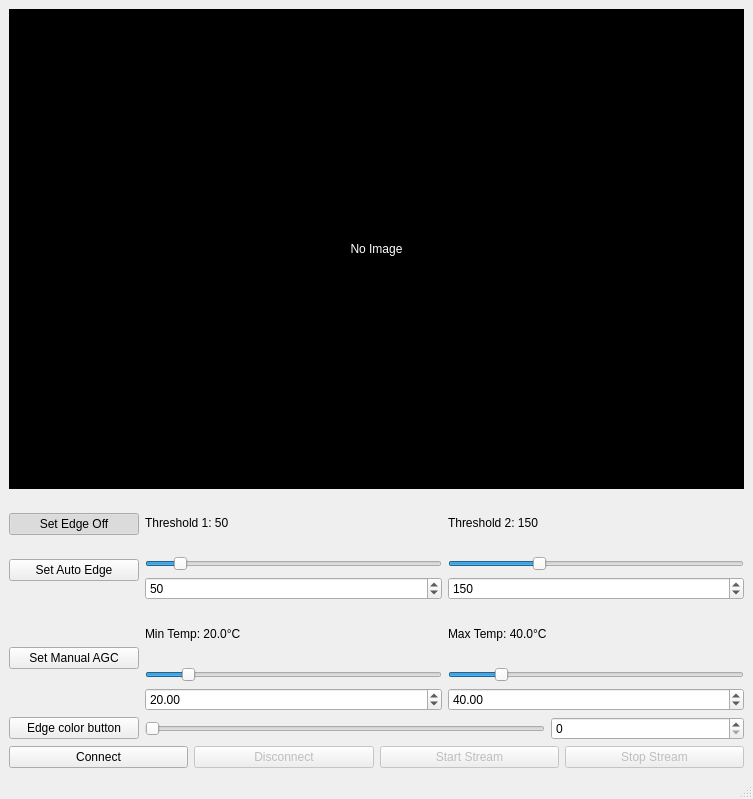
<?xml version="1.0" encoding="UTF-8"?>
<ui version="4.0">
 <class>MainWindow</class>
 <widget class="QMainWindow" name="MainWindow">
  <property name="geometry">
   <rect>
    <x>0</x>
    <y>0</y>
    <width>753</width>
    <height>799</height>
   </rect>
  </property>
  <property name="windowTitle">
   <string>Thermal Camera Viewer</string>
  </property>
  <widget class="QWidget" name="centralwidget">
   <layout class="QVBoxLayout" name="verticalLayout">
    <item>
     <widget class="QLabel" name="image_label">
      <property name="minimumSize">
       <size>
        <width>640</width>
        <height>480</height>
       </size>
      </property>
      <property name="styleSheet">
       <string notr="true">background-color: black; color: white;</string>
      </property>
      <property name="text">
       <string>No Image</string>
      </property>
      <property name="alignment">
       <set>Qt::AlignCenter</set>
      </property>
     </widget>
    </item>
    <item>
     <layout class="QHBoxLayout" name="edge_layout">
      <item>
       <layout class="QVBoxLayout" name="edge_buttons_layout">
        <item>
         <widget class="QPushButton" name="edge_mode_button">
          <property name="minimumSize">
           <size>
            <width>130</width>
            <height>0</height>
           </size>
          </property>
          <property name="text">
           <string>Set Edge Off</string>
          </property>
          <property name="checkable">
           <bool>true</bool>
          </property>
          <property name="checked">
           <bool>true</bool>
          </property>
         </widget>
        </item>
        <item>
         <widget class="QPushButton" name="edge_auto_manual_button">
          <property name="minimumSize">
           <size>
            <width>130</width>
            <height>0</height>
           </size>
          </property>
          <property name="text">
           <string>Set Auto Edge</string>
          </property>
          <property name="checkable">
           <bool>true</bool>
          </property>
         </widget>
        </item>
       </layout>
      </item>
      <item>
       <layout class="QVBoxLayout" name="t1_layout">
        <item>
         <widget class="QLabel" name="t1_label">
          <property name="text">
           <string>Threshold 1: 50</string>
          </property>
         </widget>
        </item>
        <item>
         <widget class="QSlider" name="t1_slider">
          <property name="maximum">
           <number>500</number>
          </property>
          <property name="value">
           <number>50</number>
          </property>
          <property name="orientation">
           <enum>Qt::Horizontal</enum>
          </property>
         </widget>
        </item>
        <item>
         <widget class="QSpinBox" name="t1_spinbox">
          <property name="maximum">
           <number>500</number>
          </property>
          <property name="value">
           <number>50</number>
          </property>
         </widget>
        </item>
       </layout>
      </item>
      <item>
       <layout class="QVBoxLayout" name="t2_layout">
        <item>
         <widget class="QLabel" name="t2_label">
          <property name="text">
           <string>Threshold 2: 150</string>
          </property>
         </widget>
        </item>
        <item>
         <widget class="QSlider" name="t2_slider">
          <property name="maximum">
           <number>500</number>
          </property>
          <property name="value">
           <number>150</number>
          </property>
          <property name="orientation">
           <enum>Qt::Horizontal</enum>
          </property>
         </widget>
        </item>
        <item>
         <widget class="QSpinBox" name="t2_spinbox">
          <property name="maximum">
           <number>500</number>
          </property>
          <property name="value">
           <number>150</number>
          </property>
         </widget>
        </item>
       </layout>
      </item>
     </layout>
    </item>
    <item>
     <layout class="QHBoxLayout" name="agc_layout">
      <item>
       <widget class="QPushButton" name="agc_mode_button">
        <property name="minimumSize">
         <size>
          <width>130</width>
          <height>0</height>
         </size>
        </property>
        <property name="text">
         <string>Set Manual AGC</string>
        </property>
        <property name="checkable">
         <bool>true</bool>
        </property>
       </widget>
      </item>
      <item>
       <layout class="QVBoxLayout" name="agc_min_layout">
        <item>
         <widget class="QLabel" name="agc_min_label">
          <property name="text">
           <string>Min Temp: 20.0°C</string>
          </property>
         </widget>
        </item>
        <item>
         <widget class="QSlider" name="agc_min_slider">
          <property name="minimum">
           <number>-500</number>
          </property>
          <property name="maximum">
           <number>5000</number>
          </property>
          <property name="value">
           <number>200</number>
          </property>
          <property name="orientation">
           <enum>Qt::Horizontal</enum>
          </property>
         </widget>
        </item>
        <item>
         <widget class="QDoubleSpinBox" name="agc_min_spinbox">
          <property name="minimum">
           <double>-50.000000000000000</double>
          </property>
          <property name="maximum">
           <double>500.000000000000000</double>
          </property>
          <property name="singleStep">
           <double>0.100000000000000</double>
          </property>
          <property name="value">
           <double>20.000000000000000</double>
          </property>
         </widget>
        </item>
       </layout>
      </item>
      <item>
       <layout class="QVBoxLayout" name="agc_max_layout">
        <item>
         <widget class="QLabel" name="agc_max_label">
          <property name="text">
           <string>Max Temp: 40.0°C</string>
          </property>
         </widget>
        </item>
        <item>
         <widget class="QSlider" name="agc_max_slider">
          <property name="minimum">
           <number>-500</number>
          </property>
          <property name="maximum">
           <number>5000</number>
          </property>
          <property name="value">
           <number>400</number>
          </property>
          <property name="orientation">
           <enum>Qt::Horizontal</enum>
          </property>
         </widget>
        </item>
        <item>
         <widget class="QDoubleSpinBox" name="agc_max_spinbox">
          <property name="minimum">
           <double>-50.000000000000000</double>
          </property>
          <property name="maximum">
           <double>500.000000000000000</double>
          </property>
          <property name="singleStep">
           <double>0.100000000000000</double>
          </property>
          <property name="value">
           <double>40.000000000000000</double>
          </property>
         </widget>
        </item>
       </layout>
      </item>
     </layout>
    </item>
    <item>
     <layout class="QHBoxLayout" name="horizontalLayout">
      <item>
       <widget class="QPushButton" name="edge_color_button">
        <property name="maximumSize">
         <size>
          <width>130</width>
          <height>16777215</height>
         </size>
        </property>
        <property name="text">
         <string>Edge color button</string>
        </property>
       </widget>
      </item>
      <item>
       <widget class="QSlider" name="edge_thickness_slider">
        <property name="maximumSize">
         <size>
          <width>400</width>
          <height>16777215</height>
         </size>
        </property>
        <property name="orientation">
         <enum>Qt::Horizontal</enum>
        </property>
       </widget>
      </item>
      <item>
       <widget class="QSpinBox" name="edge_thickness_spinbox"/>
      </item>
     </layout>
    </item>
    <item>
     <layout class="QHBoxLayout" name="control_layout">
      <item>
       <widget class="QPushButton" name="connect_button">
        <property name="text">
         <string>Connect</string>
        </property>
       </widget>
      </item>
      <item>
       <widget class="QPushButton" name="disconnect_button">
        <property name="enabled">
         <bool>false</bool>
        </property>
        <property name="text">
         <string>Disconnect</string>
        </property>
       </widget>
      </item>
      <item>
       <widget class="QPushButton" name="start_stream_button">
        <property name="enabled">
         <bool>false</bool>
        </property>
        <property name="text">
         <string>Start Stream</string>
        </property>
       </widget>
      </item>
      <item>
       <widget class="QPushButton" name="stop_stream_button">
        <property name="enabled">
         <bool>false</bool>
        </property>
        <property name="text">
         <string>Stop Stream</string>
        </property>
       </widget>
      </item>
     </layout>
    </item>
   </layout>
  </widget>
  <widget class="QMenuBar" name="menubar">
   <property name="geometry">
    <rect>
     <x>0</x>
     <y>0</y>
     <width>753</width>
     <height>21</height>
    </rect>
   </property>
  </widget>
  <widget class="QStatusBar" name="statusbar"/>
 </widget>
 <resources/>
 <connections/>
</ui>
